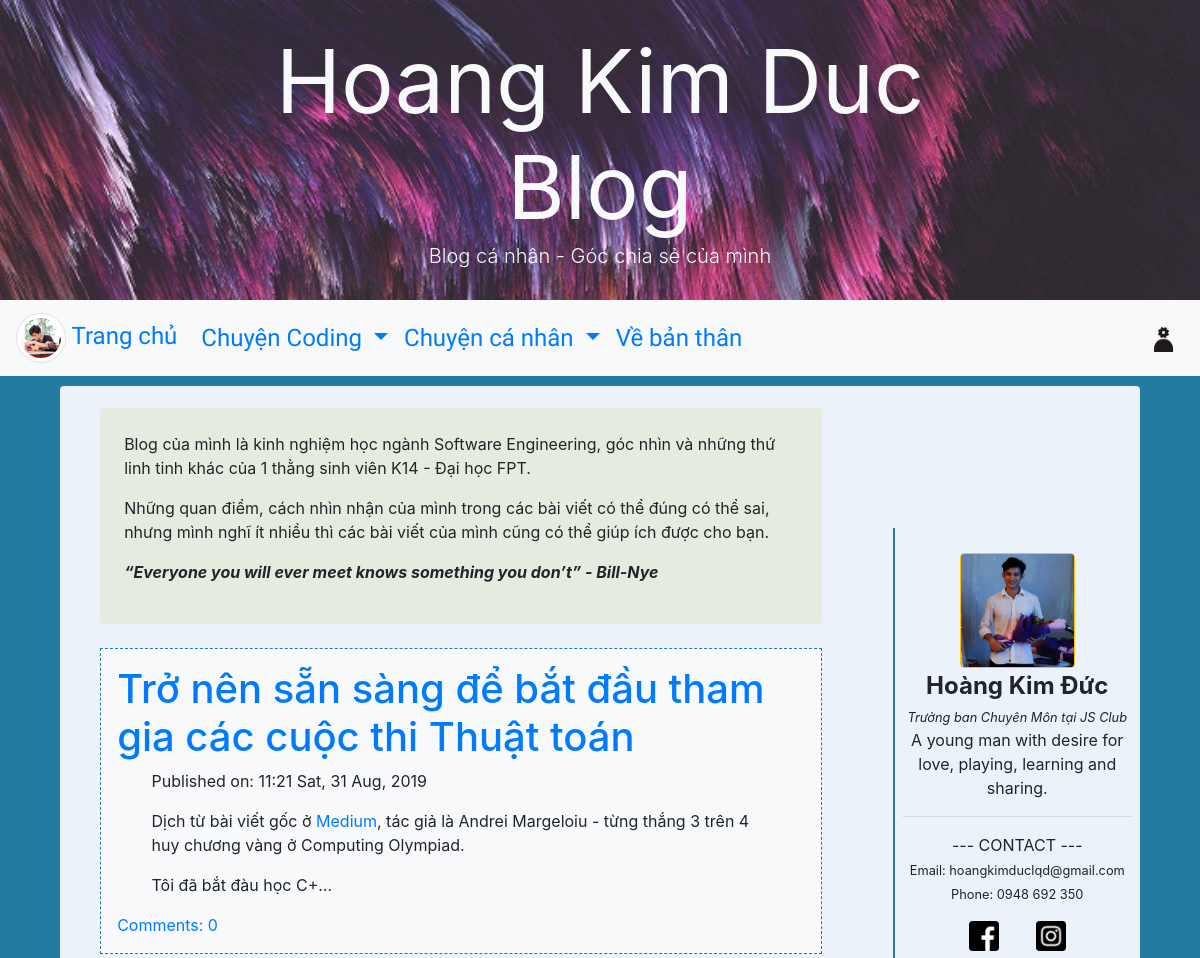
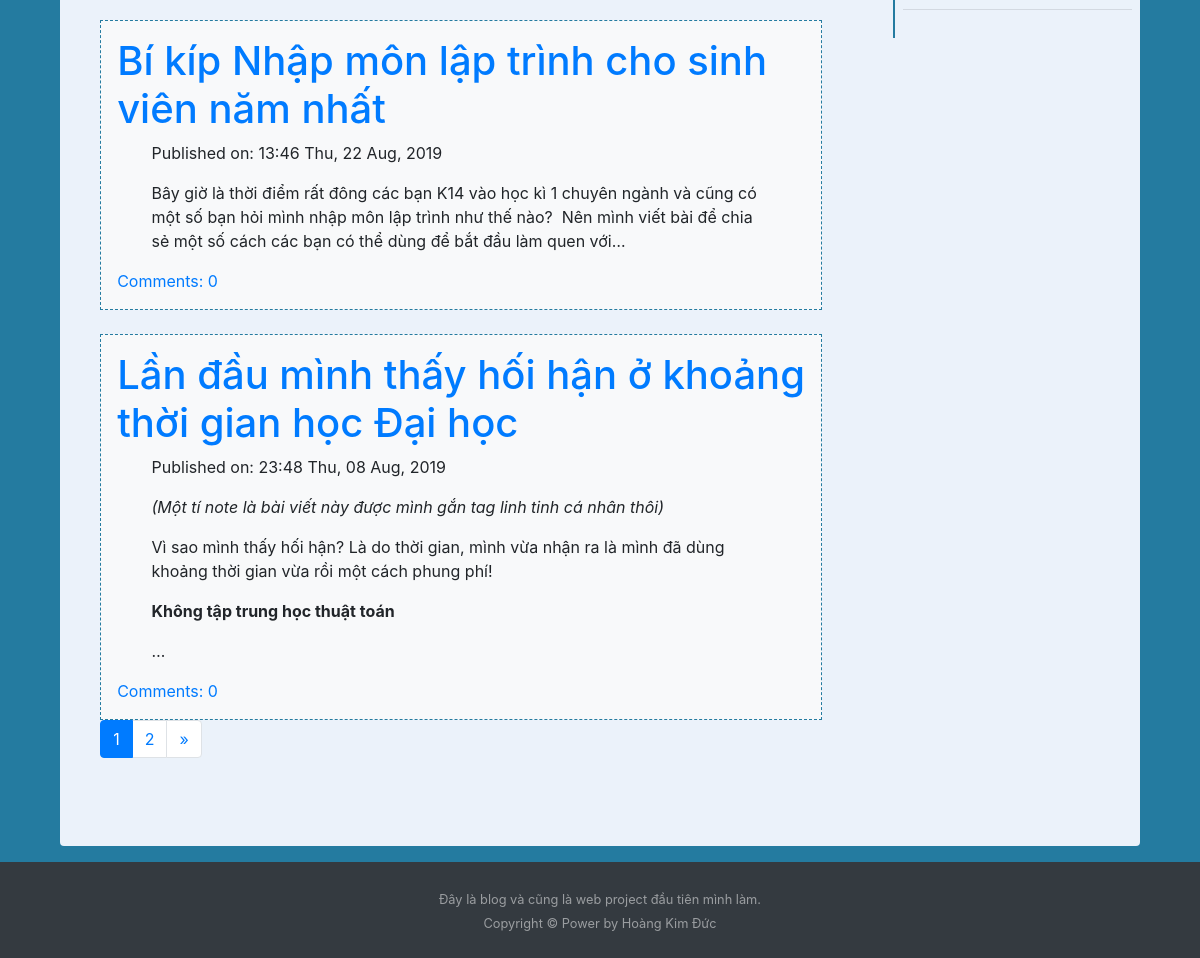
The app's page /, older data (2 pictures, top to bottom).
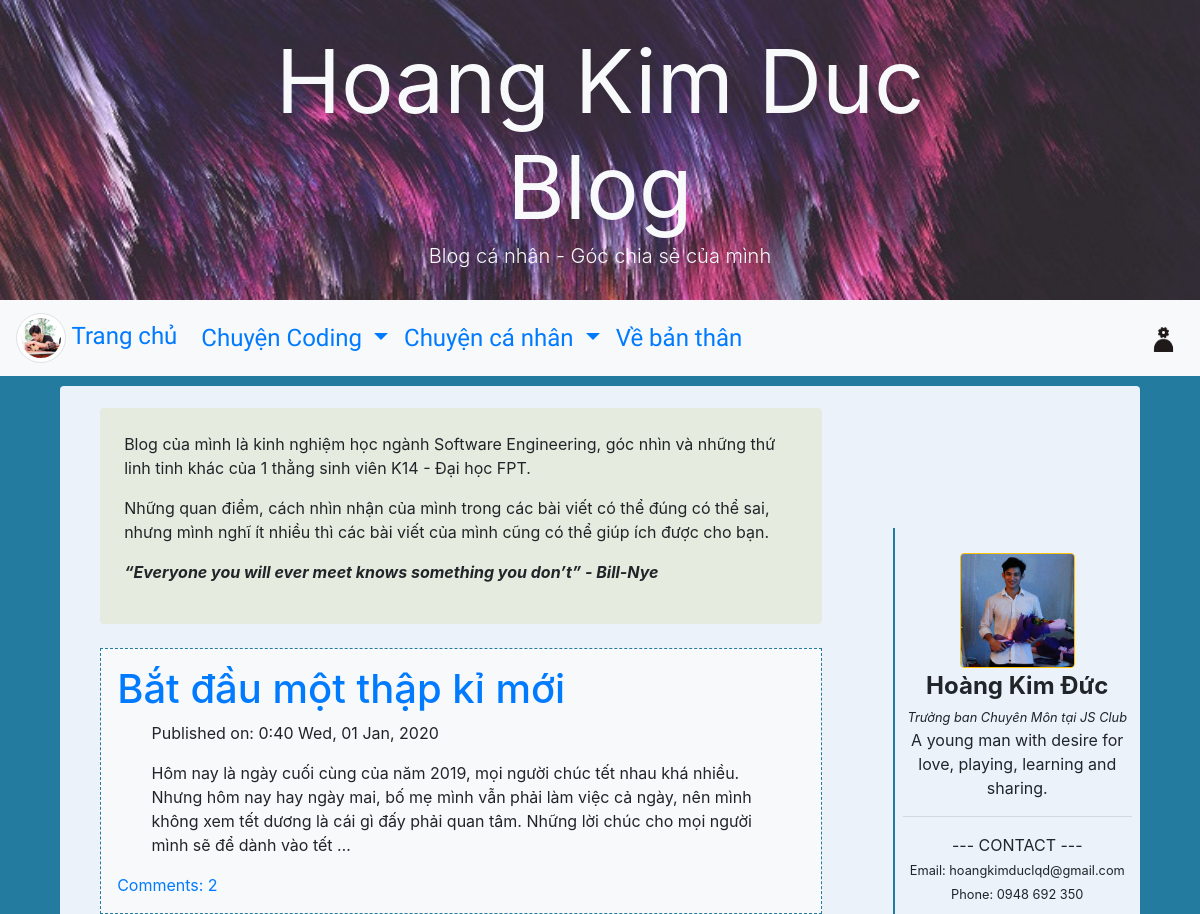
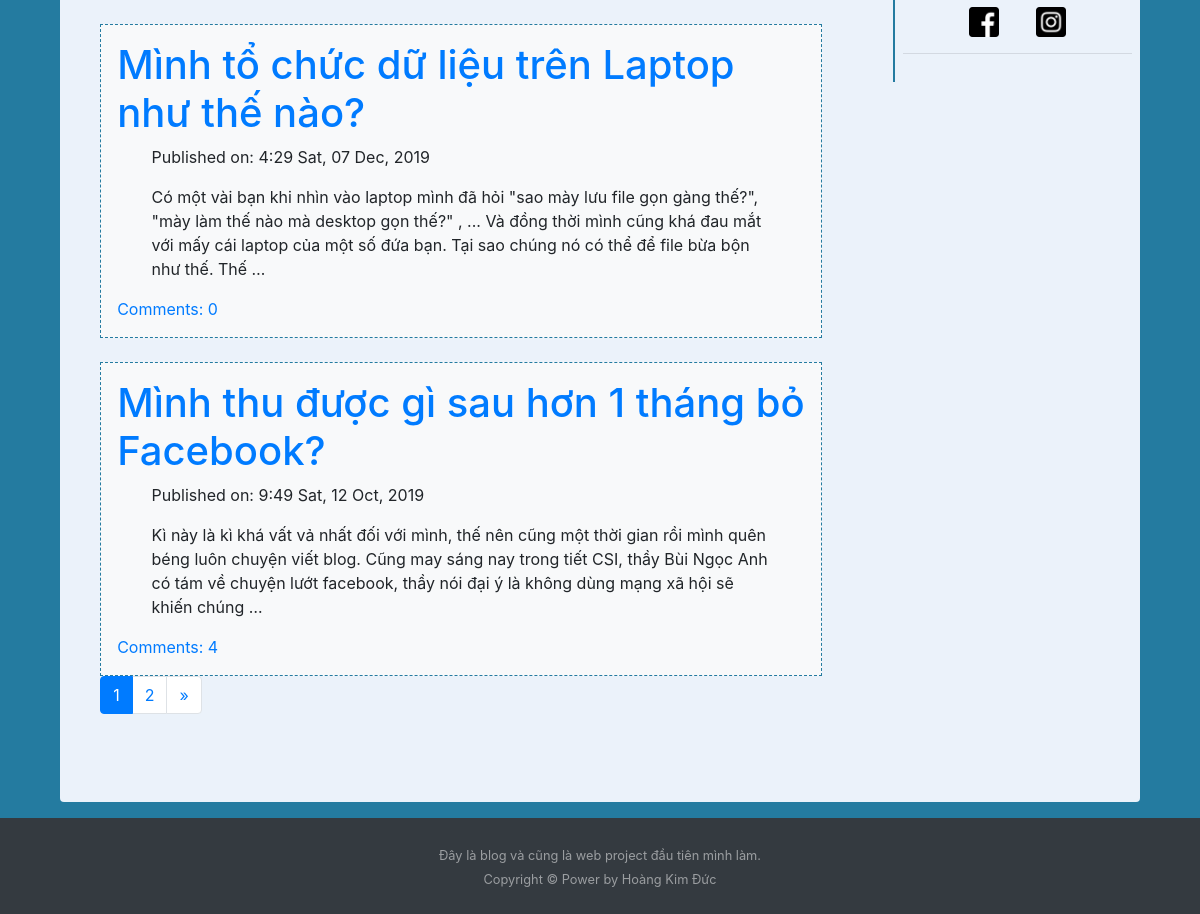
The same page, newer data (2 pictures, top to bottom).
### blog/models.py (models this page shows, shortened)
class Description(models.Model):
   text = models.TextField()

class Post(models.Model):
   author = models.ForeignKey('auth.User', on_delete=models.CASCADE)
   title = models.CharField(max_length=200)
   text = models.TextField()
   create_date = models.DateTimeField(default=timezone.now)
   published_date = models.DateTimeField(blank=True,null=True)
   tag = models.CharField(choices=tag_list, max_length=20, default='tag1')
   view = models.IntegerField(default=0)

### blog/views.py (the view)
class PostListView(ListView):
   paginate_by = 3
   model = Post
   def get_queryset(self):
      return Post.objects.filter(published_date__lte=timezone.now()).order_by('-published_date')
   def get_context_data(self, **kwargs):
      ctx = super(ListView, self).get_context_data(**kwargs)
      ctx['Description'] = Description.objects.get(pk=4)
      ctx['Notification'] = Notification.objects.order_by('-time')
      return ctx

### blog/templates/blog/post_list.html (shortened to what this page needs)
{% extends "blog/base.html" %}
{% block content %}
<div class="centerstage">
   <div style="background-color: #E6EBE0;" class="p-4 rounded">
         {{ Description.text|safe }}
   </div>
   {% for post in page_obj %}
   <br>
   <div class="post p-3 bg-light">
      <h1><a href="{% url 'post_detail' pk=post.pk %}">{{post.title}}</a></h1>
      <div class="blog_posts date">
         <p>Published on: {{post.published_date|date:"G:i D, d M, Y"}}</p>
         <p class="postcontent">{{ post.text|safe|linebreaksbr|truncatechars:256 }}</p>
      </div>
      <a href="{% url 'post_detail' pk=post.pk %}">Comments: {{ post.comments.count }}</a>
   </div>
   {% endfor %}
  {% if page_obj.paginator.num_pages != 1 %}
  <nav aria-label="navigation">
    <ul class="pagination">
      <li class="page-item active"><a class="page-link" href="?page={{page_obj.number}}">{{page_obj.number}}</a></li>
      {% if page_obj.has_next %}
            <li class="page-item"><a class="page-link" href="?page={{page_obj.next_page_number}}">{{page_obj.next_page_number}}</a></li>
      <li class="page-item">
        <a class="page-link" href="?page={{page_obj.paginator.num_pages}}">
          <span aria-hidden="true">&raquo;</span>
        </a>
      </li>
      {% endif %}
    </ul>
  </nav>
  {% endif %}
</div>
{% endblock content %}

### blog/templates/blog/base.html (shortened to what this page needs)
<!DOCTYPE html>
{% load static %}
<html lang="en" dir="ltr">
<head>
   <link rel="stylesheet" href="https://maxcdn.bootstrapcdn.com/bootstrap/4.3.1/css/bootstrap.min.css">
   <link rel="stylesheet" href="//cdn.jsdelivr.net/npm/medium-editor@latest/dist/css/medium-editor.min.css" type="text/css"
      media="screen" charset="utf-8">
   <link rel="stylesheet" href="{% static 'css/blog.css' %}">
</head>
<body>
   <link rel="stylesheet" href="https://maxcdn.bootstrapcdn.com/font-awesome/4.7.0/css/font-awesome.min.css">
   <section class="d-none d-xl-flex align-items-center bg-dark"
      style="height:25vmin; background-size: cover; background-image: url(/static/images/base/header.jpg);">
      <div class="container-fluid">
         <div class="row  justify-content-center align-items-left d-flex text-center h-100">
            <div class="col-12 col-md-8 mt-4 h-50 ">
               <h1 class="display-2  text-light mb-auto mt-auto"><strong>Hoang Kim Duc Blog</strong> </h1>
               <p class="lead  text-light mb-4">Blog cá nhân - Góc chia sẻ của mình</p>
            </div>
         </div>
      </div>
   </section>
   <nav class="navbar navbar-expand-lg bg-light techfont">
      <a class="navbar-brand bigbrand" href="{% url 'post_list' %}"><img style="height: 50px; width: 50px;"
            class="img-thumbnail rounded-circle" src="{% static 'images/base/brand.jpg' %}"> Trang chủ</a>
      <div class="collapse navbar-collapse" id="navbarSupportedContent">
         <ul class="navbar-nav mr-auto">
            <li class="nav-item dropdown">
               <a class="nav-link dropdown-toggle" href="#" id="navbarDropdown" role="button" data-toggle="dropdown"
                  aria-haspopup="true" aria-expanded="false">
                  Chuyện Coding
               </a>
            </li>
            <li class="nav-item dropdown">
               <a class="nav-link dropdown-toggle" href="#" id="navbarDropdown" role="button" data-toggle="dropdown"
                  aria-haspopup="true" aria-expanded="false">
                  Chuyện cá nhân
               </a>
            </li>
            <li class="nav-item active">
               <a class="nav-link" href="{% url 'about' %}">Về bản thân <span class="sr-only">(current)</span></a>
            </li>
         </ul>
         <ul class="navbar-nav navbar-right">
            {% if user.is_authenticated %}
            <li class="nav-item dropdown">
               <a class="nav-link dropdown-toggle" href="#" id="adminDropdown" role="button" data-toggle="dropdown"
                  aria-haspopup="true" aria-expanded="false" onclick = "toggleSideBar()">
                  Admin
               </a>
               <div class="dropdown-menu bg-light" aria-labelledby="adminDropdown">
                  <a class="dropdown-item" href="{% url 'post_new' %}">New Post</a>
                  <a class="dropdown-item" href="{% url 'post_draft_list' %}">Drafts</a>
                  <a class="dropdown-item" href="{% url 'logout' %}">Logout</a>
                  <div class="dropdown-divider"></div>
                  <a class="dropdown-item" href="#"></a>
               </div>
            </li>
            <li class="nav-item pr-2 mt-auto mb-auto dropdown">
               <a class="nav-link" href="#" id="NotificationDropdown"
                   role="button" data-toggle="dropdown"
                  onclick = "toggleSideBar()">
                  <img style="height: 30px" src="{% static 'icons/bell.png' %}">
               </a>
               <div class="dropdown-menu dropdown-menu-right bg-light rounded"
                  aria-labelledby="NotificationDropdown"
                  style="box-shadow: 2px 2px 3px grey; width: 500px; height:350px; overflow-y: scroll; overflow-x:hidden">
                  {% for notification in Notification %}
                  <a href="/{{ notification.target }}/{{ notification.id_target }}/" class="dropdown-item">
                     <div style=" width: 500px;"><p style=" width:inherit;">{{ notification }}</p></div>
                     <div class="text-right"><small>{{ notification.time|date:"H:i - d/m"}}</small></div>
                  </a>
                  <hr>
                  {% endfor %}
               </div>
            </li>
            <li class="nav-item"><a class="nav-link">{{user.username}}</a></li>
            {% else %}
            <li class="nav-item "><a class="nav-link" href="{% url 'login' %}">
               <img style="height:25px; width:25px;" src="{% static 'icons/admin.png' %}" alt="">
            </a></li>
            {% endif %}
         </ul>
      </div>
   </nav>
   <div class="content rounded mb-3">
      <div class="row mt-3">
         <div class="col-lg-9">
            <div class="blog_posts">
               {% block content %}
               {% endblock content %}
            </div>
         </div>
         <div class="col-lg-3 text-center" style="position: static">
            <div class="sidebar sticky-top">
               <div class="profile pr-2 pl-2 verticalline">
                  <img class="w-50 rounded border border-warning" src="{% static 'images/base/icon.jpg' %}" alt=""><br>
                  <b class="bigbrand">Hoàng Kim Đức</b> <br>
                  <em><small>Trưởng ban Chuyên Môn tại JS Club</small></em>
                  <p>A young man with desire for love, playing, learning and sharing.</p>
                  <hr>
                  <p>--- CONTACT ---<br>
                     <small>Email: hoangkimduclqd@gmail.com</small><br>
                     <small>Phone: 0948 692 350</small>
                     <div>
                        <a style="display: inline;" class="nav-link" href="https://www.facebook.com/hokiduc"
                           target="_blank" rel="noopener noreferrer">
                           <img style="height:30px; width:30px;" src="{% static 'icons/facebook.png' %}" alt="">
                        </a>
                        <a style="display: inline;" class="nav-link" href="https://www.instagram.com/kimduwsc/"
                           target="_blank" rel="noopener noreferrer">
                           <img style="height:30px; width:30px;" src="{% static 'icons/instagram.png' %}" alt="">
                        </a>
                     </div>
                  </p>
                  <hr>
               </div>
            </div>
         </div>
      </div>
      <br><br><br>
   </div>
   <footer id="sticky-footer" class="py-4 bg-dark text-white-50">
      <div class="container text-center">
         <small>Đây là blog và cũng là web project đầu tiên mình làm.
            <br>Copyright &copy; Power by Hoàng Kim Đức</small>
      </div>
   </footer>
</body>
</html>

### blog/static/css/blog.css (style rules this page uses)
body { font-size: 1.5rem; background-color: #247BA0; }
@media only screen and (min-width: 768px) { body { font-size: 1rem; } }
.content img { width: 98%; }
.content { background-color: #EBF2FA; width: 98%; margin-left: auto; margin-right: auto; padding-top: 0.5%; }
@media only screen and (min-width: 768px) { .content { width: 90%; } }
.blog_posts { width: 90%; margin-left: auto; margin-right: auto; }
.techfont { font-family: 'Lobster', cursive; font-size: 1.5rem; margin-bottom: 10px; }
.bigbrand { font-size: 1.5rem }
.centerstage { margin-left: auto; margin-right: auto; }
.postcontent { font-family: 'Noto Sans', sans-serif; }
.post { border: 1px dashed #247BA0 }
.verticalline { border-left: 2px solid #247BA0; }
.profile { padding-top: 10%; padding-bottom: 5%; }
.blog_posts { max-width: 90%; display: block; margin-left: auto; margin-right: auto; }
html, body { height: 100%; }
body { flex-direction: column; }
.content { flex: 1 0 auto; }
.sidebar { padding-top: 15vh; }

Row changes from the older to the newer data that the page shows:
no longer on this page (row edited): Post: title "Trở nên sẵn sàng để bắt đầu tham gia các cuộc thi Thuật toán", published_date "11:21 Sat, 31 Aug, 2019", text "Dịch từ bài viết gốc ở Medium , tác giả là Andrei Margeloiu - từng thắng 3 trên 4 huy chương vàng ở Computing Olympiad. Tôi đã bắt đàu học C+…", comments.count "0"
no longer on this page (row edited): Post: title "Bí kíp Nhập môn lập trình cho sinh viên năm nhất", published_date "13:46 Thu, 22 Aug, 2019", text "Bây giờ là thời điểm rất đông các bạn K14 vào học kì 1 chuyên ngành và cũng có một số bạn hỏi mình nhập môn lập trình như thế nào? Nên mình viết bài để chia sẻ một số cách các bạn có thể dùng để bắt đầu làm quen với…", comments.count "0"
removed Post: title "Lần đầu mình thấy hối hận ở khoảng thời gian học Đại học", published_date "23:48 Thu, 08 Aug, 2019", text "(Một tí note là bài viết này được mình gắn tag linh tinh cá nhân thôi) Vì sao mình thấy hối hận? Là do thời gian, mình vừa nhận ra là mình đã dùng khoảng thời gian vừa rồi một cách phung phí! Không tập trung học thuật toán …", comments.count "0"
added Post: title "Bắt đầu một thập kỉ mới", published_date "0:40 Wed, 01 Jan, 2020", text "Hôm nay là ngày cuối cùng của năm 2019, mọi người chúc tết nhau khá nhiều. Nhưng hôm nay hay ngày mai, bố mẹ mình vẫn phải làm việc cả ngày, nên mình không xem tết dương là cái gì đấy phải quan tâm. Những lời chúc cho mọi người mình sẽ để dành vào tết …", comments.count "2"
added Post: title "Mình tổ chức dữ liệu trên Laptop như thế nào?", published_date "4:29 Sat, 07 Dec, 2019", text "Có một vài bạn khi nhìn vào laptop mình đã hỏi \"sao mày lưu file gọn gàng thế?\", \"mày làm thế nào mà desktop gọn thế?\" , ... Và đồng thời mình cũng khá đau mắt với mấy cái laptop của một số đứa bạn. Tại sao chúng nó có thể để file bừa bộn như thế. Thế …", comments.count "0"
added Post: title "Mình thu được gì sau hơn 1 tháng bỏ Facebook?", published_date "9:49 Sat, 12 Oct, 2019", text "Kì này là kì khá vất vả nhất đối với mình, thế nên cũng một thời gian rồi mình quên béng luôn chuyện viết blog. Cũng may sáng nay trong tiết CSI, thầy Bùi Ngọc Anh có tám về chuyện lướt facebook, thầy nói đại ý là không dùng mạng xã hội sẽ khiến chúng …", comments.count "4"
